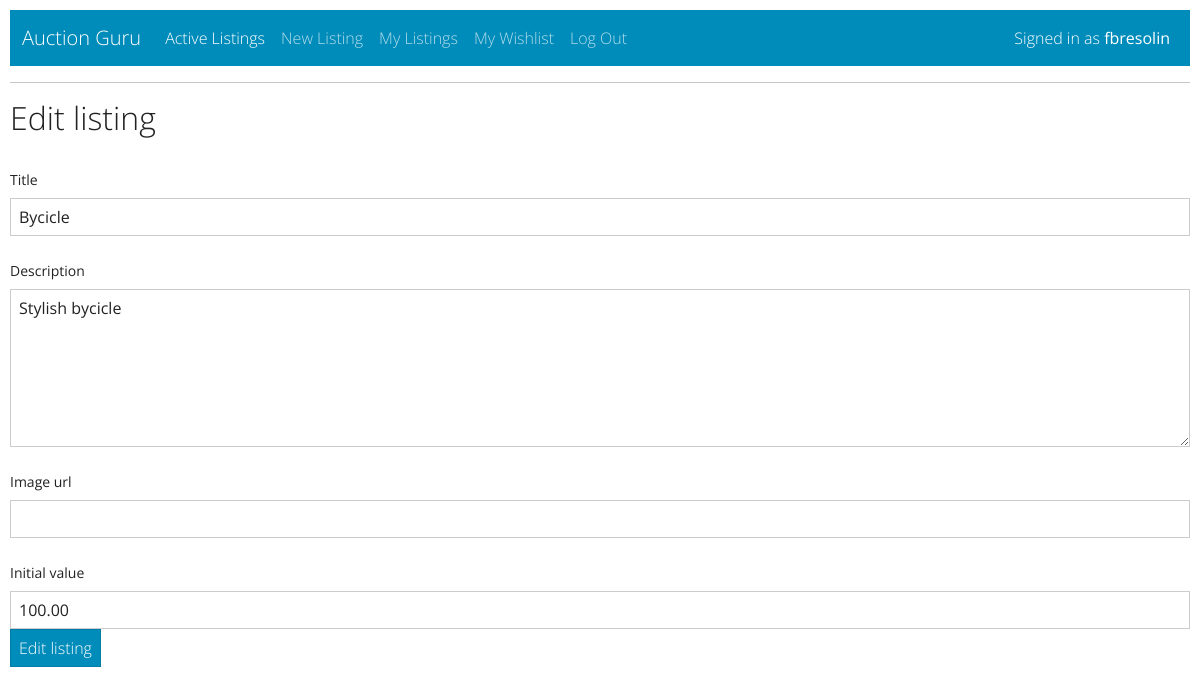
/edit_listing/1 (signed in), run on an earlier commit of the app's database.
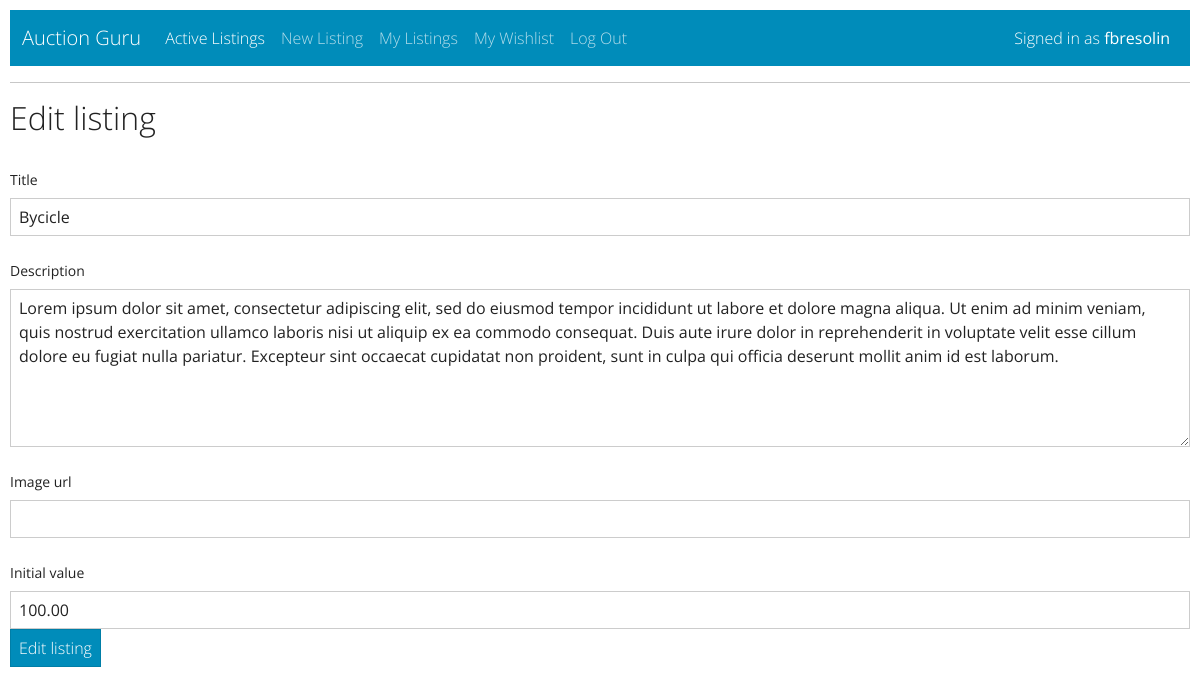
And on a later commit of the database.
### auctions/models.py (models this page shows, shortened)
class User(AbstractUser):
    pass

class Listing(models.Model):
    user = models.ForeignKey(User, on_delete=models.CASCADE)
    title = models.CharField(max_length=64)
    description = models.CharField(max_length=1024)
    url = models.URLField(max_length=200)
    value = models.DecimalField(decimal_places=2, max_digits=10)
    created = models.DateTimeField(default=datetime.now(timezone.utc))

### auctions/views.py (the view)
# urls.py: path("edit_listing/<int:pk>", views.edit_listing, name="edit_listing"),
def edit_listing(request, pk):
    listing_data = Listing.objects.get(pk=pk)
    if request.user.is_authenticated and request.user == listing_data.user:
        if request.method == "POST":
            listing_data.title = request.POST["title"]
            listing_data.description = request.POST["description"]
            listing_data.url = request.POST["image"]
            listing_data.value = request.POST["value"]
            listing_data.save()
            return HttpResponseRedirect(reverse("listing", args=(pk,)))
        else:
            return(render(request, "auctions/edit_listing.html", {
                "listing_data": listing_data,
            }))
    return HttpResponseRedirect(reverse("login"))

### auctions/templates/auctions/edit_listing.html (shortened to what this page needs)
{% extends "auctions/layout.html" %}
{% block body %}
<h2>Edit listing</h2>
<form action="{% url 'edit_listing' listing_data.pk %}" method="POST">
  <fieldset>
    <div class="form-group">
      <label for="title" class="form-label mt-4">Title</label>
      <input type="text" class="form-control" name="title" aria-describedby="title" value="{{ listing_data.title }}">
    </div>
    <div class="form-group">
      <label for="description" class="form-label mt-4">Description</label>
      <textarea class="form-control" name="description" aria-describedby="description" rows="6" maxlength="1024"
        required>{{ listing_data.description }}</textarea>
    </div>
    <div class="form-group">
      <label for="image" class="form-label mt-4">Image url</label>
      <input type="url" class="form-control" name="image" aria-describedby="Image url" value="{{ listing_data.image }}">
    </div>
    <div class="form-group">
      <label for="value" class="form-label mt-4">Initial value</label>
      <input type="number" class="form-control" name="value" aria-describedby="Initial value"
        value="{{ listing_data.value }}">
    </div>
    <button type="submit" class="btn btn-primary">Edit listing</button>
  </fieldset>
</form>
{% endblock %}

### auctions/templates/auctions/layout.html (shortened to what this page needs)
{% load static %}
<!DOCTYPE html>
<html lang="en">
<head>
    <link href="{% static 'auctions/bootstrap.min.css' %}" rel="stylesheet">
    <link href="{% static 'auctions/styles.css' %}" rel="stylesheet">
</head>
<body>
    <nav class="navbar navbar-expand-lg navbar-dark bg-primary">
        <div class="container-fluid">
            <a class="navbar-brand" href="#">Auction Guru</a>
            <div class="collapse navbar-collapse" id="navbarColor01">
                <ul class="navbar-nav me-auto">
                    <li class="nav-item">
                        <a class="nav-link active" href="{% url 'index' %}">Active Listings
                        </a>
                    </li>
                    {% if user.is_authenticated %}
                    <li class="nav-item">
                        <a class="nav-link" href="{% url 'new_listing' %}">New Listing</a>
                    </li>
                    <li class="nav-item">
                        <a class="nav-link" href="{% url 'listings' user %}">My Listings</a>
                    </li>
                    <li class="nav-item">
                        <a class="nav-link" href="{% url 'wishlist' %}">My Wishlist</a>
                    </li>
                    <li class="nav-item">
                        <a class="nav-link" href="{% url 'logout' %}">Log Out</a>
                    </li>
                    {% endif %}
                </ul>
                <div class="navbar-nav nav-item">
                    {% if user.is_authenticated %}
                    <a class="nav-link active">Signed in as <strong>{{ user.username }}</strong></a>
                    {% else %}
                    <a class="nav-link">Not signed in</a>
                    {% endif %}
                </div>
            </div>
        </div>
    </nav>
    <hr>
    {% block body %}
    {% endblock %}
</body>
</html>

### auctions/static/auctions/styles.css (style rules this page uses)
body { padding: 10px; }

What changed in the data, as far as the page shows it:
changed Listing "Bycicle": description "Stylish bycicle" → "Lorem ipsum dolor sit amet, consectetur adipiscing elit, sed do eiusmod tempor incididunt ut labore et dolore magna aliqua. Ut enim ad minim veniam, quis nostrud exercitation ullamco laboris nisi ut aliquip ex ea commodo consequat. Duis aute irure dolor in reprehenderit in voluptate velit esse cillum dolore eu fugiat nulla pariatur. Excepteur sint occaecat cupidatat non proident, sunt in culpa qui officia deserunt mollit anim id est laborum."
